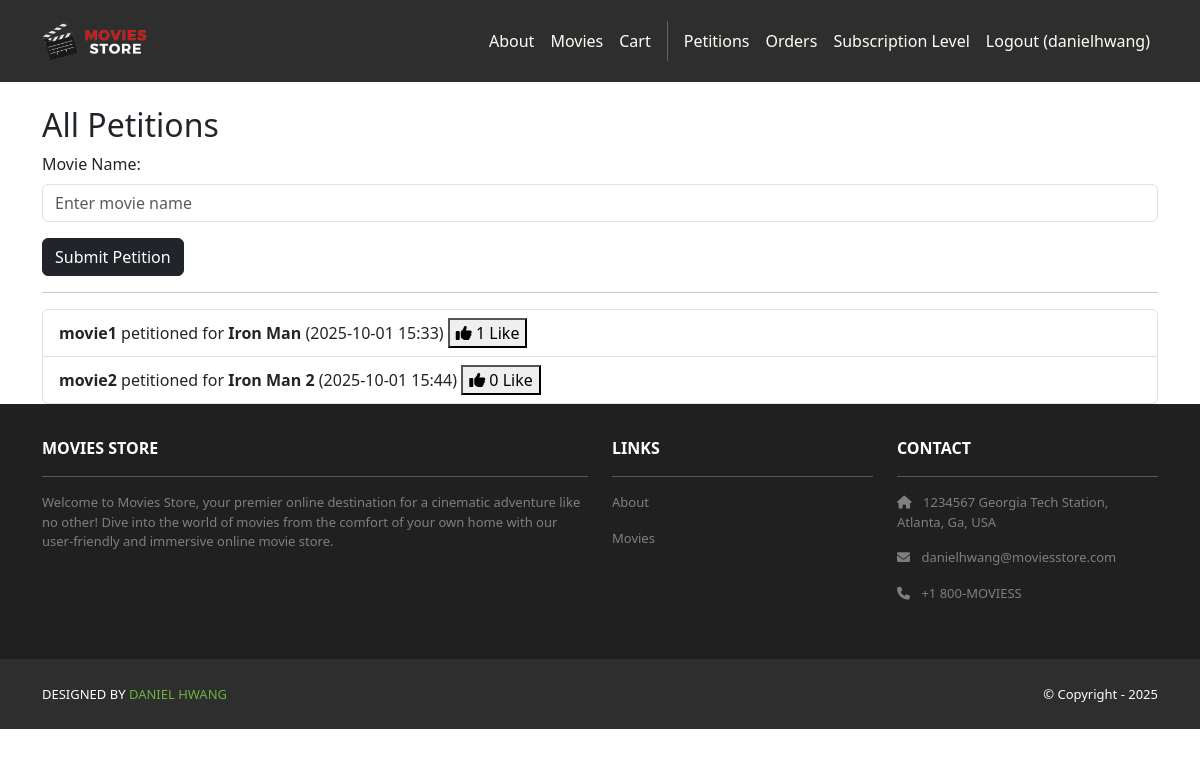
Page /movies/petitions/ (signed in) on the committed database.
### movies/models.py (models this page shows, shortened)
class Petition(models.Model):
    id = models.AutoField(primary_key=True)
    movie = models.ForeignKey(Movie, on_delete=models.CASCADE, related_name='petitions')
    user = models.ForeignKey(User, on_delete=models.CASCADE)
    date = models.DateTimeField(auto_now_add=True)
    likes = models.ManyToManyField(User, related_name='liked_petitions', blank=True)

class Movie(models.Model):
    id = models.AutoField(primary_key=True)
    name = models.CharField(max_length=255)
    price = models.IntegerField()
    description = models.TextField()
    image = models.ImageField(upload_to='movie_images/')
    is_petitioned = models.BooleanField(default=False)

### movies/views.py (the view)
# urls.py: path('petitions/', views.petitions_page, name='movies.petitions_page'),
@login_required
def petitions_page(request):
    petitions = Petition.objects.select_related('movie', 'user').annotate(likes_count=Count('likes')).order_by('-likes_count')
    movies = Movie.objects.all()
    template_data = {
        'petitions': petitions,
        'title': 'All Petitions',
        'movies': movies
    }
    return render(request, 'movies/petitions.html', {'template_data': template_data})

### movies/templates/movies/petitions.html (shortened to what this page needs)
{% extends 'base.html' %}
{% block content %}
<div class="container mt-4">
    <h2>All Petitions</h2>
    {% if user.is_authenticated %}
    <form method="POST" action="{% url 'movies.create_petition' %}">
        <div class="mb-3">
            <label for="movie_name" class="form-label">Movie Name:</label>
            <input type="text" name="movie_name" id="movie_name" class="form-control" required placeholder="Enter movie name">
        </div>
        <button type="submit" class="btn btn-dark">Submit Petition</button>
    </form>
    {% endif %}
    <hr>
    <ul class="list-group">
        {% for petition in template_data.petitions %}
        <li class="list-group-item">
            <strong>{{ petition.user.username }}</strong> petitioned for <b>{{ petition.movie.name }}</b> ({{ petition.date|date:"Y-m-d H:i" }})
            <button class="like-petition-btn" data-petition-id="{{ petition.id }}">
                <i class="fa fa-thumbs-up"></i>
                <span class="like-count">{{ petition.likes.count }}</span>
                {% if user in petition.likes.all %}
                    Liked
                {% else %}
                    Like
                {% endif %}
            </button>
        </li>
        {% empty %}
        <li class="list-group-item">No petitions yet.</li>
        {% endfor %}
    </ul>
</div>
{% endblock %}

### moviesstore/templates/base.html (shortened to what this page needs)
<!DOCTYPE html>
<html>
  {% load static %}
  <head>
    <link href="https://cdn.jsdelivr.net/npm/bootstrap@5.3.3/dist/css/bootstrap.min.css" rel="stylesheet">
    <link rel="stylesheet" href="https://cdnjs.cloudflare.com/ajax/libs/font-awesome/6.1.1/css/all.min.css">
    <link rel="stylesheet" type="text/css" href="{% static 'css/style.css' %}">
  </head>
  <body>
    <nav class="p-3 navbar navbar-dark bg-dark navbar-expand-lg">
        <div class="container">
            <a class="navbar-brand" href="{% url 'home.index' %}">
                <img src="{% static 'img/logo.png' %}" alt="logo" height="40" />
            </a>
            <div class="collapse navbar-collapse" id="navbarNavAltMarkup">
                <div class="navbar-nav ms-auto navbar-ml">
                    <a class="nav-link" href="{% url 'home.about' %}">About</a>
                    <a class="nav-link" href="{% url 'movies.index' %}">Movies</a>
                    <a class="nav-link" href="{% url 'cart.index' %}">Cart</a>
                    {% if user.is_authenticated %}
                    <a class="nav-link" href="{% url 'movies.petitions_page' %}">Petitions</a>
                    <a class="nav-link" href="{% url 'accounts.orders' %}">Orders</a>
                    <a class="nav-link" href="{% url 'accounts.subscription' %}">Subscription Level</a>
                    <a class="nav-link" href="{% url 'accounts.logout' %}">Logout ({{ user.username }})</a>
                    {% else %}
                    <a class="nav-link" href="{% url 'accounts.login' %}">Login</a>
                    <a class="nav-link" href="{% url 'accounts.signup' %}">Sign Up</a>
                    {% endif %}
                </div>
            </div>
        </div>
    </nav>
    <div>
      {% block content %}
      {% endblock content %}
    </div>
    <section class="p-3 ms-footer d-none d-md-block">
        <div class="container">
            <div class="row mt-3 text-white">
                <div class="col-md-6 col-lg-6 col-xl-6 mx-auto mb-4">
                    <b>MOVIES STORE</b>
                    <hr />
                    <p>Welcome to Movies Store, your premier online destination for a cinematic adventure like no other! Dive into the world of movies from the comfort of your own home with our user-friendly and immersive online movie store.</p>
                </div>
                <div class="col-md-3 col-lg-3 col-xl-3 mx-auto mb-4">
                    <b>LINKS</b>
                    <hr />
                    <p><a class="nav-link" href="{% url 'home.about' %}">About</a></p>
                    <p><a class="nav-link" href="{% url 'movies.index' %}">Movies</a></p>
                </div>
                <div class="col-md-3 col-lg-3 col-xl-3 mx-auto mb-4">
                    <b>CONTACT</b>
                    <hr />
                    <p><i class="fas fa-home me-2"></i> 1234567 Georgia Tech Station, Atlanta, Ga, USA</p>
                    <p><i class="fas fa-envelope me-2"></i> danielhwang@moviesstore.com</p>
                    <p><i class="fas fa-phone me-2"></i> +1 800-MOVIESS</p>
                </div>
            </div>
        </div>
    </section>
    <section class="p-3 ms-footer-bottom bg-dark">
        <div class="container d-flex justify-content-between">
            <div class="me-5 text-white">
                <span>DESIGNED BY <a href="https://www.youtube.com/watch?v=dQw4w9WgXcQ" target="_blank">DANIEL HWANG</a>
                </span>
            </div>
            <div class="text-white">
                <span>© Copyright - 2025</span>
            </div>
        </div>
    </section>
  </body>
</html>

### moviesstore/static/css/style.css (style rules this page uses)
.navbar a.nav-link { color: #FFFEF6 !important; }
.bg-dark { background-color: #2E2E2E !important; }
.ms-footer { background-color: #202020; }
.ms-footer p { color: #7F7F7F; font-size: 13px; }
.ms-footer-bottom span { font-size: 13px; line-height: 38px; }
.ms-footer-bottom a { color: #6ab43e; text-decoration: none; }

### rows in the picture
Petition: user.username "movie1", movie.name "Iron Man", date "2025-10-01 15:33", likes.count "1", shows "Like"
Petition: user.username "movie2", movie.name "Iron Man 2", date "2025-10-01 15:44", likes.count "0", shows "Like"

### other values in the picture
{{ user.username }} "danielhwang"
